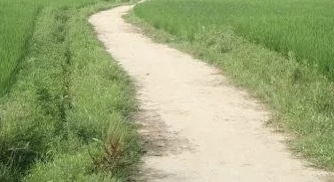
#> input picture Data2/6.JPG, 334 x 182 px
$ python test6.py
#> lines starting #> are read from the running program, lines starting #| are printed output that depends on the picture; after the words box and inside, x2 and y2 are one past the last pixel; in counts of white or black regions, pixels touching at a corner belong together
from tabnanny import verbose
import cv2
import math
import numpy as np


def print_img_info(img, gain=1, verbose=0):
    print(np.min(img), np.max(img), np.mean(img), img.shape, img.dtype)
    if verbose:
        print(img)
    cv2.imshow('tmp', img * gain)
    cv2.waitKey()


bgr = cv2.imread('Data2/6.JPG')
#> bgr is the input picture: shape (182, 334, 3); mean B, G, R 118.9, 167.2, 155.3


l_X = [88,90,91,95,98,99,105,106,112,115,117,118,120,123,124,125,127,128,131,133,136,138,139,140,142,143,144,145,146,147,148,149,150,151,152,155,158
]
l_Y = [17,20,22,28,33,34,42,44,51,55,58,59,62,66,67,69,72,73,78,82,87,91,93,95,100,102,104,107,109,112,114,117,120,123,126,135,145
]
r_X = [142,143,145,146,150,153,154,155,156,165,166,173,183,186,193,194,195,196,200,204,207,208,211,215,216,217,221,222,224,226,227,229,230,236,239,246,247,249,256,258,260,261,262,263,265,266,267,268,269,270,272,273,274,276,277,278,279,280,282,286,287,290,291,292,293,294,295,301,306,311,313,316,319,322,325,328,329,330,331,333
]
r_Y = [39,39,39,39,39,39,39,39,39,40,41,43,47,49,53,53,54,55,57,60,63,63,66,69,70,71,74,75,77,79,80,82,83,88,91,98,99,101,108,110,113,114,115,116,118,119,120,121,122,123,125,126,127,129,130,131,132,133,135,139,140,143,144,145,146,147,148,153,158,162,164,166,169,171,173,175,176,176,177,178
]

assert len(r_X) == len(r_Y)
assert len(l_X) == len(l_Y)
# print_img_info(bgr)
H,W,_=bgr.shape
#> H = 182; W = 334
print(H,W)
#| 182 334
print(len(l_X), min(l_X), max(l_X))
print(len(l_Y), min(l_Y), max(l_Y))
print(len(r_X), min(r_X), max(r_X))
print(len(r_Y), min(r_Y), max(r_Y))
for i in range(len(l_X)-1):
       if l_Y[i]>H:
              l_Y[i]=H
       cv2.line(bgr, (l_X[i], l_Y[i]), (l_X[i+1], l_Y[i+1]), (0, 255, 0), 3)
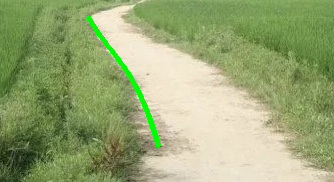
#> bgr: shape (182, 334, 3); 1.22% of pixels changed, all inside (x1, y1, x2, y2) = (86, 15, 161, 148)
#> after the loop, l_Y = 37 values from 17 to 145
for i in range(len(r_X) - 1):
       if r_Y[i] > H:
              r_Y[i] = H
       cv2.line(bgr, (r_X[i], r_Y[i]), (r_X[i + 1], r_Y[i + 1]), (0, 0, 255), 3)
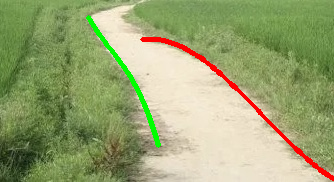
#> bgr: shape (182, 334, 3); 1.77% of pixels changed, all inside (x1, y1, x2, y2) = (140, 37, 334, 181)
#> after the loop, r_Y = 80 values from 39 to 178
       # cv2.line(bgr, (r_X[i], r_Y[i]), (r_X[i + 1], r_Y[i + 1]), (0, 255, 0), 3)
# print_img_info(bgr)
cv2.imwrite('62.png', bgr)

$ run again, with Data2/3.JPG copied over Data2/6.JPG
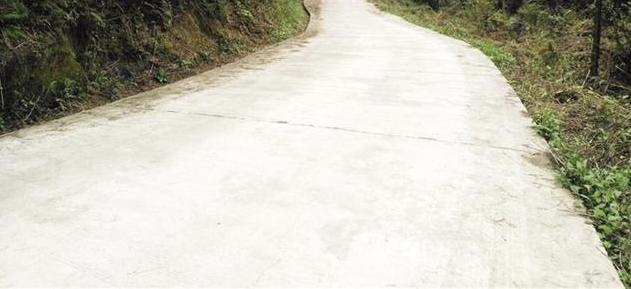
#> input picture Data2/3.JPG, 631 x 289 px
#> bgr is the input picture: shape (289, 631, 3); mean B, G, R 178.3, 191.7, 193.9
#| 289 631
#> after the loop `for i in range(len(l_X)-1):`:
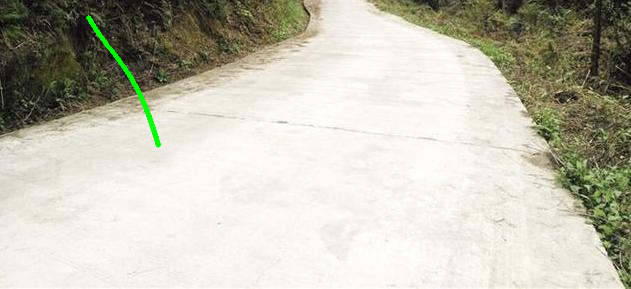
#> bgr: shape (289, 631, 3); 0.41% of pixels changed, all inside (x1, y1, x2, y2) = (86, 15, 161, 148)
#> after the loop `for i in range(len(l_X)-1):`: l_Y = 37 values from 17 to 145
#> after the loop `for i in range(len(r_X) - 1):`:
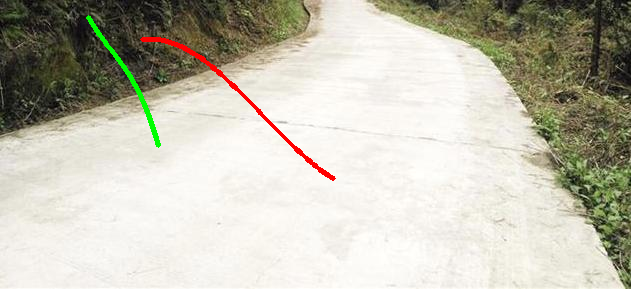
#> bgr: shape (289, 631, 3); 0.59% of pixels changed, all inside (x1, y1, x2, y2) = (140, 37, 336, 181)
#> after the loop `for i in range(len(r_X) - 1):`: r_Y = 80 values from 39 to 178

$ run again, with Data2/4.JPG copied over Data2/6.JPG
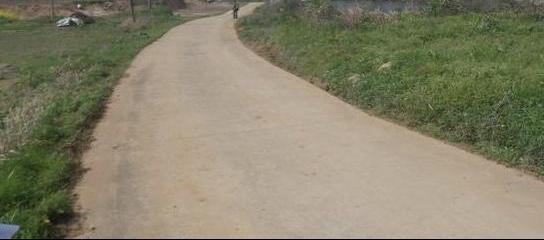
#> input picture Data2/4.JPG, 544 x 240 px
#> bgr is the input picture: shape (240, 544, 3); mean B, G, R 105.6, 128.8, 133.1
#| 240 544
#> after the loop `for i in range(len(l_X)-1):`:
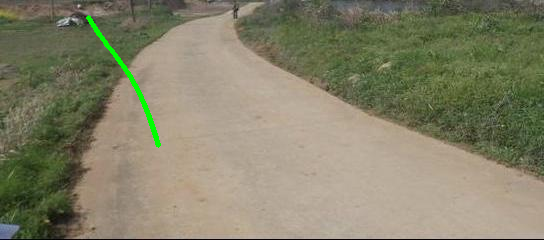
#> bgr: shape (240, 544, 3); 0.57% of pixels changed, all inside (x1, y1, x2, y2) = (86, 15, 161, 148)
#> after the loop `for i in range(len(l_X)-1):`: l_Y = 37 values from 17 to 145
#> after the loop `for i in range(len(r_X) - 1):`:
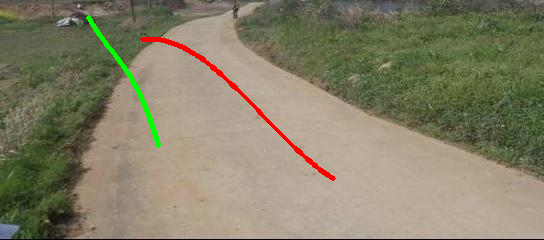
#> bgr: shape (240, 544, 3); 0.83% of pixels changed, all inside (x1, y1, x2, y2) = (140, 37, 336, 181)
#> after the loop `for i in range(len(r_X) - 1):`: r_Y = 80 values from 39 to 178
